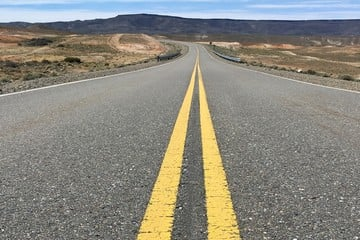
#> input picture TP4/ruta.jpg, 360 x 240 px
$ python rectas.py
#> lines starting #> are read from the running program, lines starting #| are printed output that depends on the picture; after the words box and inside, x2 and y2 are one past the last pixel; in counts of white or black regions, pixels touching at a corner belong together
import cv2
import numpy as np

# Cargar la imagen
imagen = cv2.imread('ruta.jpg')
#> imagen is the input picture: shape (240, 360, 3); mean B, G, R 125.7, 135.5, 137.7

# Convertir la imagen a escala de grises
img_byn = cv2.cvtColor(imagen, cv2.COLOR_BGR2GRAY)
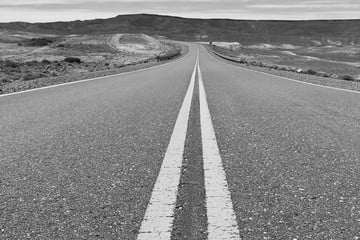
#> img_byn: shape (240, 360); min 2, max 255, mean 135.1

# Aplicar suavizado a la imagen
img_suave = cv2.GaussianBlur(img_byn, (5, 5), 0)
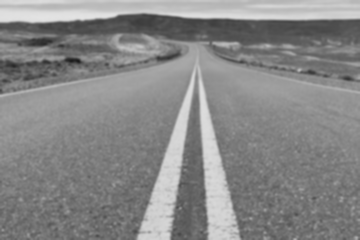
#> img_suave: shape (240, 360); min 26, max 227, mean 135.1

# Aplicar detección de bordes utilizando
img_bordes = cv2.Canny(img_suave, 50, 150)
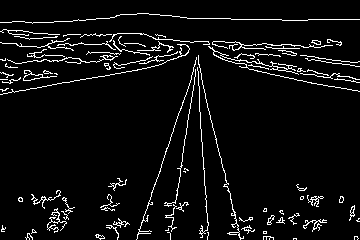
#> img_bordes: shape (240, 360); 5.7% white in thin lines or dots

# Aplicar la transformada de Hough para detectar líneas
# es importante ir ajustando los parametros para el efecto deseado de deteccion
img_lineas = cv2.HoughLinesP(img_bordes, 1, np.pi/180, threshold=100, minLineLength=100, maxLineGap=10)
#> img_lineas = [[136, 239, 193, 71], [3, 93, 150, 67], [216, 56, 359, 79], [228, 61, 359, 82], [180, 169, 195, 69], [196, 57, 208, 235]]

# Dibujar las líneas encontradas sobre la imagen original
if img_lineas is not None:
    for linea in img_lineas:
        x1, y1, x2, y2 = linea[0]
        cv2.line(imagen, (x1, y1), (x2, y2), (0, 0, 255), 2)
#> this loop made 6 passes
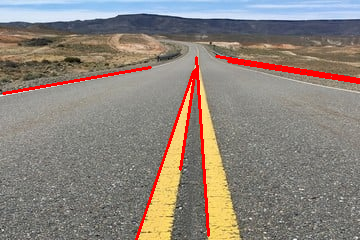
#> imagen: shape (240, 360, 3); 2.99% of pixels changed, all inside (x1, y1, x2, y2) = (2, 55, 360, 240)

# Mostrar la imagen con las líneas detectadas
cv2.imshow('Lineas detectadas', imagen)
cv2.waitKey(0)
cv2.destroyAllWindows()
